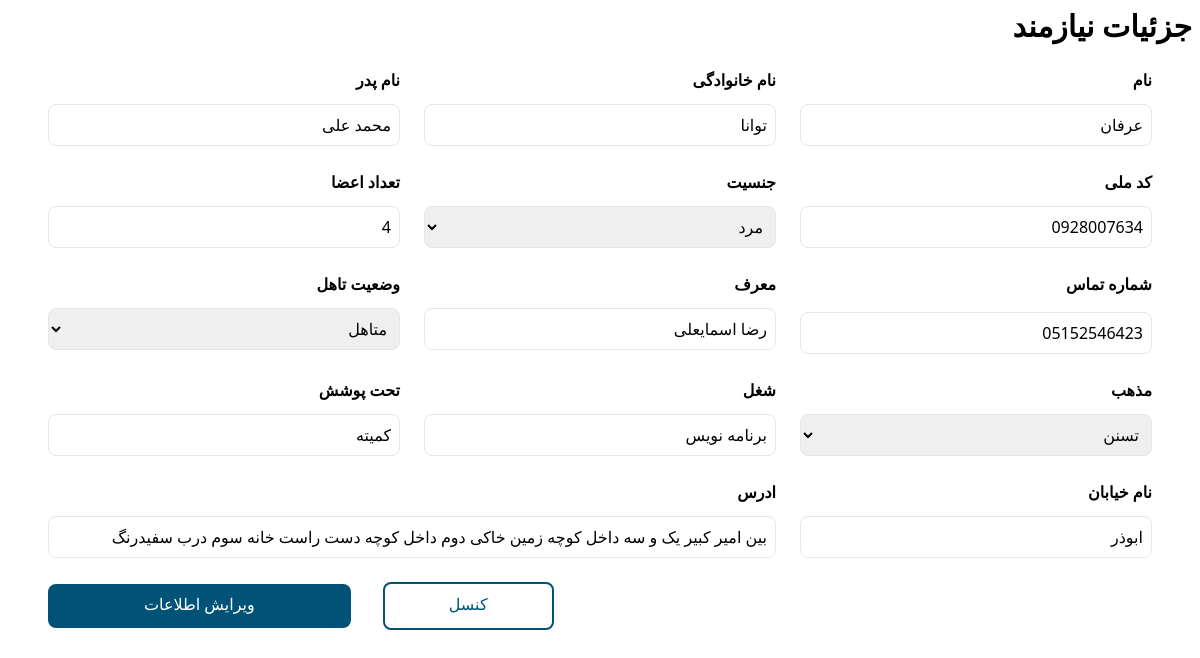
Before: /details/5/ (signed in) with the older database file.
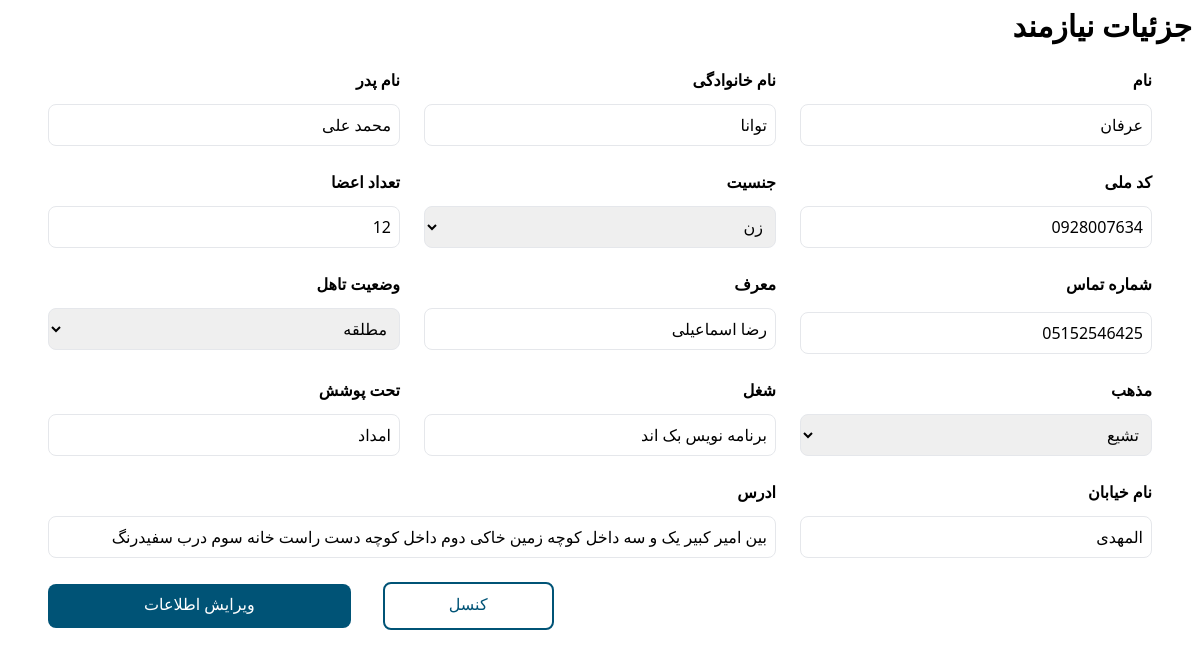
After: the same page with the newer database file.
### NeedyFolks/models.py (models this page shows, shortened)
class Needy(models.Model):
    GENDER_CHOICES = (
        ('مرد', 'مرد'),
        ('زن', 'زن'),
    )
    MARITAL_STATUS_CHOICES = (
        ('مجرد', 'مجرد'),
        ('متاهل', 'متاهل'),
        ('بیوه', 'بیوه'),
        ('مطلقه', 'مطلقه'),
    )
    RELIGION_CHOICES = (
        ('تشیع', 'تشیع'),
        ('تسنن', 'تسنن'),
    )
    name = models.CharField(max_length=50, blank=True, null=True, verbose_name='نام')
    last_name = models.CharField(max_length=50, blank=True, null=True, verbose_name='نام خانوادگی')
    full_name = models.CharField(max_length=100, blank=True, null=True)
    father_name = models.CharField(max_length=50, blank=True, null=True, verbose_name='نام پدر')
    national_code = models.CharField(max_length=10, blank=True, null=True, verbose_name='کد ملی')
    gender = models.CharField(max_length=10, blank=True, null=True, choices=GENDER_CHOICES, verbose_name='جنسیت')
    family_members_count = models.PositiveIntegerField(blank=True, null=True, verbose_name='تعداد اعضا')
    phone_number = models.CharField(max_length=20, blank=True, null=True, verbose_name='شماره تماس')
    referrer_name = models.CharField(max_length=100, blank=True, null=True, verbose_name='نام و نام خانوادگی معرف', )
    marital_status = models.CharField(max_length=15, blank=True, null=True, choices=MARITAL_STATUS_CHOICES,
                                      verbose_name='وضعیت تاهل')
    religion = models.CharField(max_length=15, blank=True, null=True, choices=RELIGION_CHOICES, verbose_name='مذهب')
    job = models.CharField(max_length=100, blank=True, null=True, verbose_name='شغل')
    coverage = models.CharField(max_length=100, blank=True, null=True, verbose_name='تحت پوشش')
    street_name = models.CharField(max_length=100, blank=True, null=True, verbose_name='نام خیابان')
    route_code = models.IntegerField(default=0, blank=True, null=True, verbose_name='کد مسیر')
    address = models.TextField(blank=True, null=True, verbose_name='آدرس دقیق')

### NeedyFolks/views.py (the view)
# urls.py: path("details/<int:id>/", views.details, name="details_name"),
def details(request, id):
    if request.user.is_authenticated == False:
        return redirect('login')
    if request.method == 'GET':
        data = request.GET
        needy_id = id
        try:
            needy = Needy.objects.get(id=needy_id)
            statistics = {
                'needy': needy,
            }
            return render(request, 'details.html', statistics)
        except:
            return redirect('home_name')

### NeedyFolks/templates/details.html (shortened to what this page needs)
{% load static %}
<!DOCTYPE html>
<html lang="en">
<head>
    <link rel="stylesheet" href="{% static 'css/output/main.css' %}">
</head>
<body class="p-2 w-screen overflow-x-hidden">
<h2 class="text-xl lg:text-3xl font-bold text-end">جزئیات نیازمند</h2>
<form dir="rtl" method="post" class="grid grid-cols-1 md:grid-cols-2 lg:grid-cols-3 gap-6 mt-6 lg:px-10"
      action="{% url 'edit_needy_name' %}">
    <div class="w-full flex flex-col gap-1">
        <label class="font-bold">نام</label>
        <input type="text" name="name" value="{{ needy.name }}" class="border p-2 rounded-lg mt-2"
               placeholder="لطفا نام را وارد نمایید">
    </div>
    <div class="w-full flex flex-col gap-1">
        <label class="font-bold">نام خانوادگی</label>
        <input type="text" name="last_name" value="{{ needy.last_name }}" class="border p-2 rounded-lg mt-2"
               placeholder="لطفا نام خانوادگی را وارد نمایید">
    </div>
    <div class="w-full flex flex-col gap-1">
        <label class="font-bold">نام پدر</label>
        <input type="text" name="father_name" value="{{ needy.father_name }}" class="border p-2 rounded-lg mt-2"
               placeholder="لطفا نام پدر را وارد نمایید">
    </div>
    <div class="w-full flex flex-col gap-1">
        <label class="font-bold">کد ملی</label>
        <input type="text" name="national_code" value="{{ needy.national_code }}" class="border p-2 rounded-lg mt-2"
               placeholder="لطفا کد ملی را وارد نمایید">
    </div>
    <div class="w-full flex flex-col gap-1">
        <label class="font-bold">جنسیت</label>
        <select name="gender" class="border p-2 rounded-lg mt-2">
            <option value="مرد" {% if needy.gender == 'مرد' %}selected{% endif %}>مرد</option>
            <option value="زن" {% if needy.gender == 'زن' %}selected{% endif %}>زن</option>
        </select>
    </div>
    <div class="w-full flex flex-col gap-1">
        <label class="font-bold">تعداد اعضا</label>
        <input name="family_members_count" type="number" value="{{ needy.family_members_count }}"
               class="border p-2 rounded-lg mt-2"
               placeholder="لطفا تعداد اعضا را وارد نمایید">
    </div>
    <div class="w-full flex flex-col gap-2">
        <label class="font-bold">شماره تماس</label>
        <input name="phone_number" type="text" value="{{ needy.phone_number }}" class="border p-2 rounded-lg mt-2"
               placeholder="لطفا شماره تماس را وارد نمایید">
    </div>
    <div class="w-full flex flex-col gap-1">
        <label class="font-bold">معرف</label>
        <input name="referrer_name" type="text" value="{{ needy.referrer_name }}" class="border p-2 rounded-lg mt-2"
               placeholder="لطفا نام معرف را وارد نمایید">
    </div>
    <div class="w-full flex flex-col gap-1">
        <label class="font-bold">وضعیت تاهل</label>
        <select name="marital_status" class="border p-2 rounded-lg mt-2">
            <option value="متاهل" {% if needy.marital_status == 'متاهل' %}selected{% endif %}>متاهل</option>
            <option value="مطلقه" {% if needy.marital_status == 'مطلقه' %}selected{% endif %}>مطلقه</option>
        </select>
    </div>
    <div class="w-full flex flex-col gap-1">
        <label class="font-bold">مذهب</label>
        <select name="religion" class="border p-2 rounded-lg mt-2">
            <option value="تشیع" {% if needy.religion == 'تشیع' %}selected{% endif %}>تشیع</option>
            <option value="تسنن" {% if needy.religion == 'تسنن' %}selected{% endif %}>تسنن</option>
        </select>
    </div>
    <div class="w-full flex flex-col gap-1">
        <label class="font-bold">شغل</label>
        <input name="job" type="text" value="{{ needy.job }}" class="border p-2 rounded-lg mt-2"
               placeholder="لطفا شغل را وارد نمایید">
    </div>
    <div class="w-full flex flex-col gap-1">
        <label class="font-bold">تحت پوشش</label>
        <input type="text" value="{{ needy.coverage }}" name="coverage" class="border p-2 rounded-lg mt-2"
               placeholder="تحت پوشش">
    </div>
    <div class="w-full flex flex-col gap-1">
        <label class="font-bold">نام خیابان</label>
        <input name="street_name" value="{{ needy.street_name }}" type="text" class="border p-2 rounded-lg mt-2"
               placeholder="لطفا نام خیابان را وارد نمایید">
    </div>
    <div class="w-full flex flex-col gap-1 md:col-start-2 lg:col-end-4">
        <label class="font-bold">ادرس</label>
        <input name="address" type="text" value="{{ needy.address }}" class="border p-2 rounded-lg mt-2"
               placeholder="لطفا آدرس را وارد نمایید">
    </div>
    <div class="w-full flex items-center justify-end flex-col-reverse md:flex-row col-start-1 md:col-end-3 lg:col-end-4 gap-8">
        <a href="{% url 'home_name' %}">
            <button class="pt-2 pb-3 rounded-lg border-2 border-primary text-primary px-16 w-full md:w-max"
                    type="button">
                کنسل
            </button>
        </a>
        <button class="pt-2 pb-3 rounded-lg bg-primary text-white px-24 w-full md:w-max" type="submit">ویرایش
            اطلاعات
        </button>
    </div>
</form>
</body>
</html>

Changed rows visible on the page:
changed Needy "عرفان": gender "مرد" → "زن"; family_members_count "4" → "12"; phone_number "05152546423" → "05152546425"; referrer_name "رضا اسمایعلی" → "رضا اسماعیلی"; marital_status "متاهل" → "مطلقه"; religion "تسنن" → "تشیع"; job "برنامه نویس" → "برنامه نویس بک اند"; coverage "کمیته" → "امداد"; street_name "ابوذر" → "المهدی"
